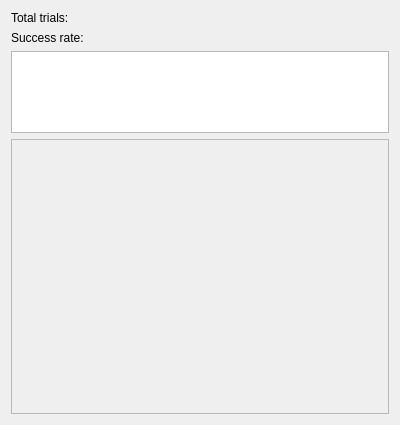
<?xml version="1.0" encoding="UTF-8"?>
<ui version="4.0">
 <class>Dialog</class>
 <widget class="QDialog" name="Dialog">
  <property name="geometry">
   <rect>
    <x>0</x>
    <y>0</y>
    <width>400</width>
    <height>425</height>
   </rect>
  </property>
  <property name="windowTitle">
   <string>Dialog</string>
  </property>
  <layout class="QGridLayout" name="gridLayout">
   <item row="0" column="0">
    <layout class="QVBoxLayout" name="verticalLayout" stretch="0,0,3,10">
     <item>
      <widget class="QLabel" name="label">
       <property name="styleSheet">
        <string notr="true">font: 12pt &quot;Gabriola&quot;;</string>
       </property>
       <property name="text">
        <string>Total trials: </string>
       </property>
      </widget>
     </item>
     <item>
      <widget class="QLabel" name="label_2">
       <property name="styleSheet">
        <string notr="true">font: 12pt &quot;Gabriola&quot;;</string>
       </property>
       <property name="text">
        <string>Success rate: </string>
       </property>
      </widget>
     </item>
     <item>
      <widget class="QTableWidget" name="counters_tableWidget"/>
     </item>
     <item>
      <widget class="QScrollArea" name="scrollArea">
       <property name="widgetResizable">
        <bool>true</bool>
       </property>
       <widget class="QWidget" name="scrollAreaWidgetContents">
        <property name="geometry">
         <rect>
          <x>0</x>
          <y>0</y>
          <width>378</width>
          <height>251</height>
         </rect>
        </property>
        <layout class="QVBoxLayout" name="verticalLayout_3">
         <item>
          <layout class="QFormLayout" name="formLayout"/>
         </item>
        </layout>
       </widget>
      </widget>
     </item>
    </layout>
   </item>
  </layout>
 </widget>
 <resources/>
 <connections/>
</ui>
